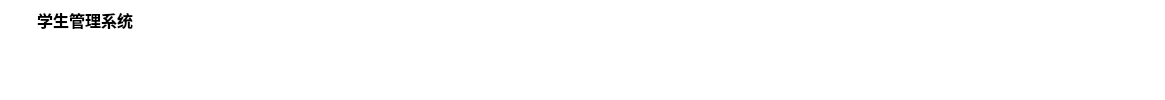
        <widget class="QFrame" name="frame_2">
         <property name="enabled">
          <bool>true</bool>
         </property>
         <property name="sizePolicy">
          <sizepolicy hsizetype="Expanding" vsizetype="Expanding">
           <horstretch>1</horstretch>
           <verstretch>1</verstretch>
          </sizepolicy>
         </property>
         <property name="minimumSize">
          <size>
           <width>1165</width>
           <height>48</height>
          </size>
         </property>
         <property name="styleSheet">
          <string notr="true">background-color: rgb(255, 255, 255);
border-top-left-radius:20px;
border-top-right-radius:20px;</string>
         </property>
         <property name="frameShape">
          <enum>QFrame::StyledPanel</enum>
         </property>
         <property name="frameShadow">
          <enum>QFrame::Raised</enum>
         </property>
         <layout class="QHBoxLayout" name="horizontalLayout">
          <property name="spacing">
           <number>0</number>
          </property>
          <property name="leftMargin">
           <number>0</number>
          </property>
          <property name="topMargin">
           <number>0</number>
          </property>
          <property name="rightMargin">
           <number>0</number>
          </property>
          <property name="bottomMargin">
           <number>0</number>
          </property>
          <item>
           <widget class="QFrame" name="frame_4">
            <property name="sizePolicy">
             <sizepolicy hsizetype="Expanding" vsizetype="Preferred">
              <horstretch>5</horstretch>
              <verstretch>0</verstretch>
             </sizepolicy>
            </property>
            <property name="layoutDirection">
             <enum>Qt::LeftToRight</enum>
            </property>
            <property name="styleSheet">
             <string notr="true">QPushButton{
	border:none
}
</string>
            </property>
            <property name="frameShape">
             <enum>QFrame::StyledPanel</enum>
            </property>
            <property name="frameShadow">
             <enum>QFrame::Raised</enum>
            </property>
            <widget class="QPushButton" name="pushButton">
             <property name="geometry">
              <rect>
               <x>0</x>
               <y>0</y>
               <width>170</width>
               <height>40</height>
              </rect>
             </property>
             <property name="minimumSize">
              <size>
               <width>170</width>
               <height>40</height>
              </size>
             </property>
             <property name="maximumSize">
              <size>
               <width>170</width>
               <height>40</height>
              </size>
             </property>
             <property name="font">
              <font>
               <family>微软雅黑</family>
               <pointsize>12</pointsize>
               <weight>75</weight>
               <bold>true</bold>
              </font>
             </property>
             <property name="text">
              <string>学生管理系统</string>
             </property>
             <property name="icon">
              <iconset resource="src.qrc">
               <normaloff>:/src/icon/loginIcon.png</normaloff>:/src/icon/loginIcon.png</iconset>
             </property>
             <property name="iconSize">
              <size>
               <width>30</width>
               <height>30</height>
              </size>
             </property>
            </widget>
           </widget>
          </item>
          <item>
           <widget class="QFrame" name="frame_5">
            <property name="sizePolicy">
             <sizepolicy hsizetype="Expanding" vsizetype="Preferred">
              <horstretch>1</horstretch>
              <verstretch>0</verstretch>
             </sizepolicy>
            </property>
            <property name="layoutDirection">
             <enum>Qt::RightToLeft</enum>
            </property>
            <property name="styleSheet">
             <string notr="true">QPushButton{
	border:none
}</string>
            </property>
            <property name="frameShape">
             <enum>QFrame::StyledPanel</enum>
            </property>
            <property name="frameShadow">
             <enum>QFrame::Raised</enum>
            </property>
            <layout class="QHBoxLayout" name="horizontalLayout_2">
             <property name="spacing">
              <number>0</number>
             </property>
             <property name="leftMargin">
              <number>0</number>
             </property>
             <property name="topMargin">
              <number>0</number>
             </property>
             <property name="rightMargin">
              <number>0</number>
             </property>
             <property name="bottomMargin">
              <number>0</number>
             </property>
             <item>
              <widget class="QPushButton" name="pushButton_4">
               <property name="minimumSize">
                <size>
                 <width>50</width>
                 <height>40</height>
                </size>
               </property>
               <property name="maximumSize">
                <size>
                 <width>50</width>
                 <height>40</height>
                </size>
               </property>
               <property name="layoutDirection">
                <enum>Qt::RightToLeft</enum>
               </property>
               <property name="autoFillBackground">
                <bool>false</bool>
               </property>
               <property name="text">
                <string/>
               </property>
               <property name="icon">
                <iconset resource="src.qrc">
                 <normaloff>:/src/icon/TablerProgressX (1).png</normaloff>:/src/icon/TablerProgressX (1).png</iconset>
               </property>
               <property name="iconSize">
                <size>
                 <width>30</width>
                 <height>30</height>
                </size>
               </property>
              </widget>
             </item>
             <item>
              <widget class="QPushButton" name="pushButton_3">
               <property name="minimumSize">
                <size>
                 <width>50</width>
                 <height>40</height>
                </size>
               </property>
               <property name="maximumSize">
                <size>
                 <width>50</width>
                 <height>40</height>
                </size>
               </property>
               <property name="layoutDirection">
                <enum>Qt::RightToLeft</enum>
               </property>
               <property name="autoFillBackground">
                <bool>false</bool>
               </property>
               <property name="text">
                <string/>
               </property>
               <property name="icon">
                <iconset resource="src.qrc">
                 <normaloff>:/src/icon/HugeiconsMaximize03.png</normaloff>:/src/icon/HugeiconsMaximize03.png</iconset>
               </property>
               <property name="iconSize">
                <size>
                 <width>30</width>
                 <height>30</height>
                </size>
               </property>
              </widget>
             </item>
             <item>
              <widget class="QPushButton" name="pushButton_2">
               <property name="minimumSize">
                <size>
                 <width>50</width>
                 <height>40</height>
                </size>
               </property>
               <property name="maximumSize">
                <size>
                 <width>50</width>
                 <height>40</height>
                </size>
               </property>
               <property name="layoutDirection">
                <enum>Qt::RightToLeft</enum>
               </property>
               <property name="autoFillBackground">
                <bool>false</bool>
               </property>
               <property name="text">
                <string/>
               </property>
               <property name="icon">
                <iconset resource="src.qrc">
                 <normaloff>:/src/icon/HugeiconsMinimize04.png</normaloff>:/src/icon/HugeiconsMinimize04.png</iconset>
               </property>
               <property name="iconSize">
                <size>
                 <width>30</width>
                 <height>30</height>
                </size>
               </property>
              </widget>
             </item>
            </layout>
           </widget>
          </item>
         </layout>
        </widget>
